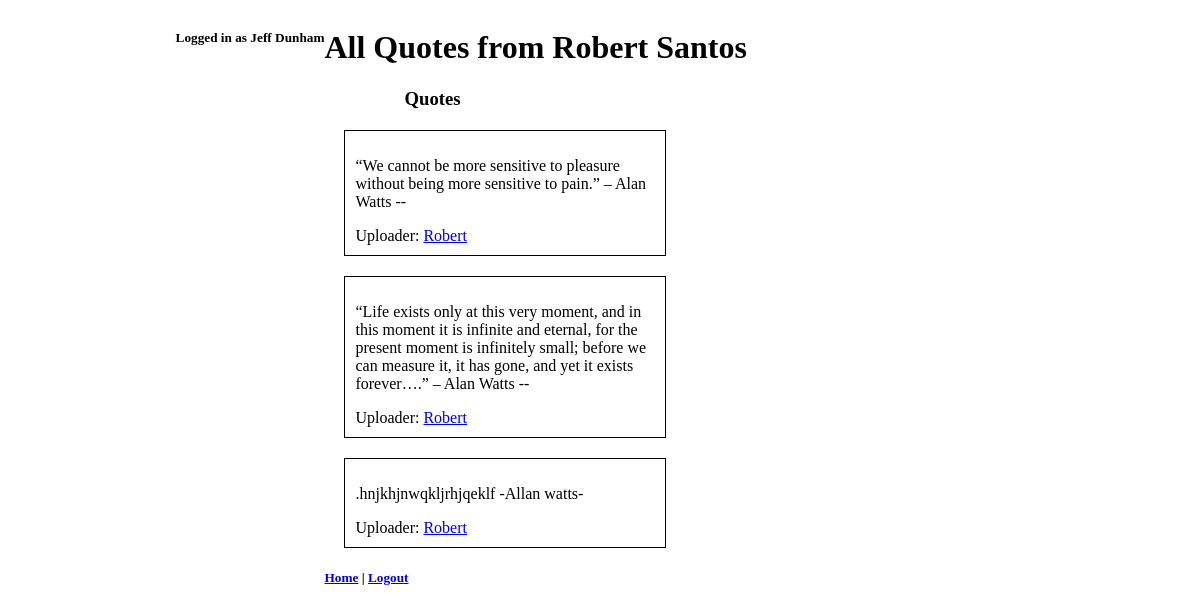
The app's page /userQuote/1 (signed in) with its own data.
### examApp/models.py (models this page shows)
class User(models.Model):
	userName = models.CharField(max_length=45)
	firstName = models.CharField(max_length=45)
	lastName = models.CharField(max_length=45)
	email = models.CharField(max_length=45)
	password = models.CharField(max_length=45)
	created_at = models.DateTimeField(auto_now_add=True)
	updated_at = models.DateTimeField(auto_now=True)
	objects = UserManager()

class Quotes(models.Model):
	quote = models.TextField()
	author = models.CharField(max_length=45, null=True)
	uploader = models.ForeignKey(User, related_name="quoteUploaded", on_delete = models.CASCADE)
	likes = models.ManyToManyField(User, related_name="quotesLiked")
	created_at = models.DateTimeField(auto_now_add=True)
	updated_at = models.DateTimeField(auto_now=True)
	objects = QuoteManager()

### examApp/views.py (the view)
# urls.py: path('userQuote/<int:userQuote>', views.userQuote),
def userQuote(request, userQuote):
    context = {
        'iUser': User.objects.get(id=request.session['userId']),
        'user': User.objects.get(id=int(userQuote)),
        'userQuotes': Quotes.objects.filter(uploader=User.objects.get(id=int(userQuote)))
    }
    return render(request, "userQuote.html", context)

### examApp/templates/userQuote.html (shortened to what this page needs)
<!DOCTYPE html>
<html lang="en">
<head>
    {% load static %}
    <link rel="stylesheet" href="{% static 'css/style1.css' %}">
</head>
<body>
    <h5>Logged in as {{iUser.firstName.capitalize}} {{iUser.lastName.capitalize}}</h5>
    <br>
    <div id="wrapper">
        <h1>All Quotes from {{user.firstName.capitalize}} {{user.lastName.capitalize}}</h1>
        <h3>Quotes</h3>
        {% for quote in userQuotes %}
        <div class="quote">
            <p>{{quote.quote}} -{{quote.author.capitalize}}-</p>
            <p1>Uploader: <a href="/userQuote/{{quote.uploader.id}}">{{quote.uploader.firstName.capitalize}}</a></p1>
        </div>
        {% endfor %}
        <h5><a href="/goHome">Home</a> | <a href="/destroySession">Logout</a></h5>
    </div>
</body>
</html>

### examApp/static/css/style1.css (style rules this page uses)
body { display: flex; justify-content: center; }
#wrapper { width: 700px; }
h3 { margin-left: 80px; }
.quote { width: 300px; border: 1px black solid; margin: 20px; padding: 10px; }

### records on screen
User: firstName "Jeff", lastName "Dunham"
User: firstName "Robert", lastName "Santos"
Quotes: quote "“We cannot be more sensitive to pleasure without being more sensitive to pain.” – Alan Watts", uploader.firstName "Robert"
Quotes: quote "“Life exists only at this very moment, and in this moment it is infinite and eternal, for the present moment is infinitely small; before we can measure it, it has gone, and yet it exists forever….” – Alan Watts", uploader.firstName "Robert"
Quotes: quote ".hnjkhjnwqkljrhjqeklf", author "Allan watts", uploader.firstName "Robert"
